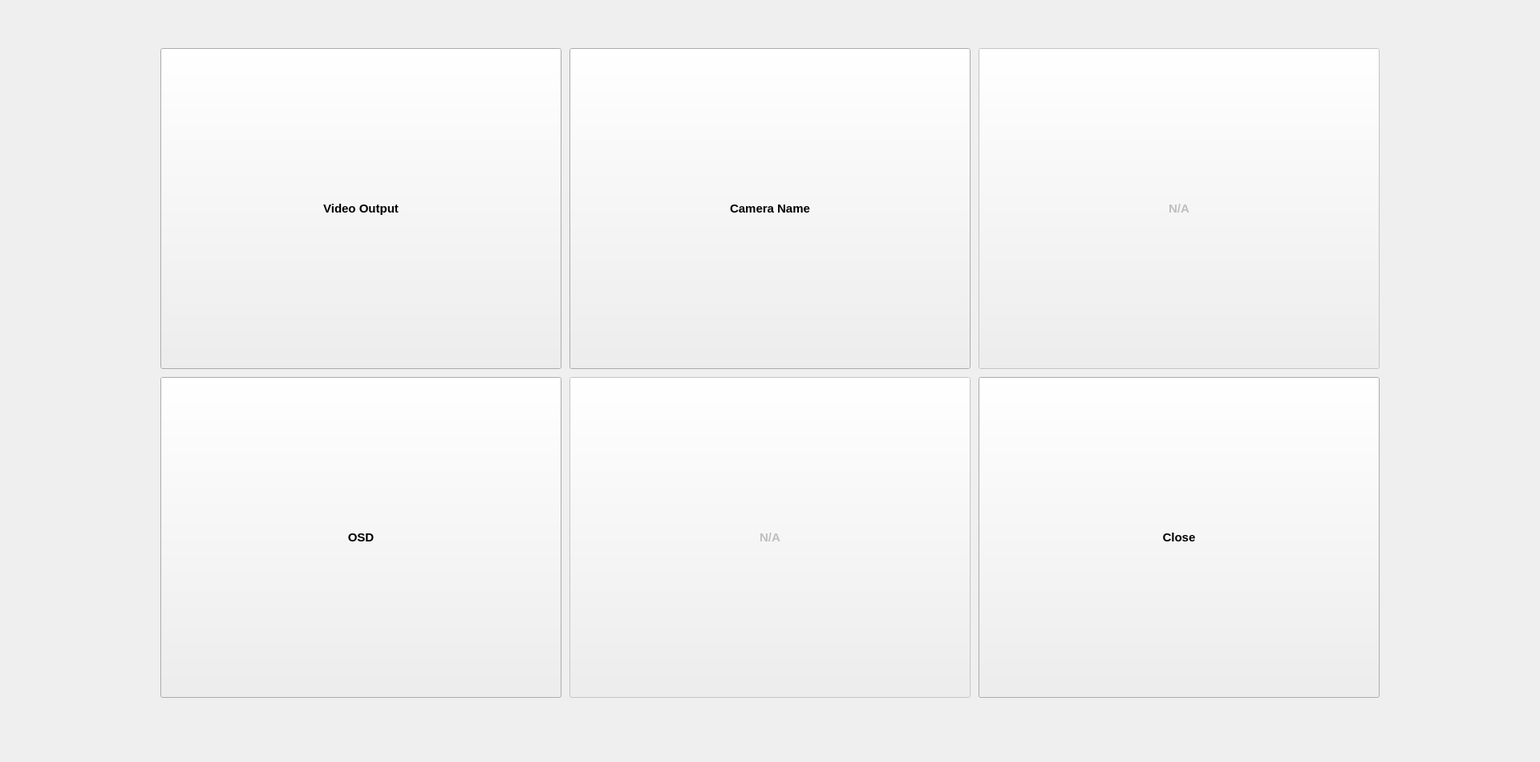
<?xml version="1.0" encoding="UTF-8"?>
<ui version="4.0">
 <class>DisplayPage1080p</class>
 <widget class="QWidget" name="DisplayPage1080p">
  <property name="enabled">
   <bool>true</bool>
  </property>
  <property name="geometry">
   <rect>
    <x>0</x>
    <y>0</y>
    <width>1920</width>
    <height>950</height>
   </rect>
  </property>
  <property name="windowTitle">
   <string>Form</string>
  </property>
  <property name="autoFillBackground">
   <bool>true</bool>
  </property>
  <widget class="QPushButton" name="buttonClose">
   <property name="enabled">
    <bool>true</bool>
   </property>
   <property name="geometry">
    <rect>
     <x>1220</x>
     <y>470</y>
     <width>500</width>
     <height>400</height>
    </rect>
   </property>
   <property name="minimumSize">
    <size>
     <width>0</width>
     <height>150</height>
    </size>
   </property>
   <property name="font">
    <font>
     <pointsize>11</pointsize>
     <weight>75</weight>
     <italic>false</italic>
     <bold>true</bold>
    </font>
   </property>
   <property name="text">
    <string>Close</string>
   </property>
  </widget>
  <widget class="QPushButton" name="buttonCameraName">
   <property name="geometry">
    <rect>
     <x>710</x>
     <y>60</y>
     <width>500</width>
     <height>400</height>
    </rect>
   </property>
   <property name="minimumSize">
    <size>
     <width>0</width>
     <height>150</height>
    </size>
   </property>
   <property name="font">
    <font>
     <pointsize>11</pointsize>
     <weight>75</weight>
     <italic>false</italic>
     <bold>true</bold>
    </font>
   </property>
   <property name="text">
    <string>Camera Name</string>
   </property>
  </widget>
  <widget class="QPushButton" name="buttonSplitScreen">
   <property name="enabled">
    <bool>false</bool>
   </property>
   <property name="geometry">
    <rect>
     <x>710</x>
     <y>470</y>
     <width>500</width>
     <height>400</height>
    </rect>
   </property>
   <property name="sizePolicy">
    <sizepolicy hsizetype="Minimum" vsizetype="Fixed">
     <horstretch>0</horstretch>
     <verstretch>0</verstretch>
    </sizepolicy>
   </property>
   <property name="minimumSize">
    <size>
     <width>0</width>
     <height>150</height>
    </size>
   </property>
   <property name="font">
    <font>
     <pointsize>11</pointsize>
     <weight>75</weight>
     <italic>false</italic>
     <bold>true</bold>
    </font>
   </property>
   <property name="text">
    <string>N/A</string>
   </property>
  </widget>
  <widget class="QPushButton" name="buttonVideoOutput">
   <property name="geometry">
    <rect>
     <x>200</x>
     <y>60</y>
     <width>500</width>
     <height>400</height>
    </rect>
   </property>
   <property name="minimumSize">
    <size>
     <width>0</width>
     <height>150</height>
    </size>
   </property>
   <property name="font">
    <font>
     <pointsize>11</pointsize>
     <weight>75</weight>
     <italic>false</italic>
     <bold>true</bold>
    </font>
   </property>
   <property name="text">
    <string>Video Output</string>
   </property>
  </widget>
  <widget class="QPushButton" name="buttonOsd">
   <property name="geometry">
    <rect>
     <x>200</x>
     <y>470</y>
     <width>500</width>
     <height>400</height>
    </rect>
   </property>
   <property name="minimumSize">
    <size>
     <width>0</width>
     <height>150</height>
    </size>
   </property>
   <property name="font">
    <font>
     <pointsize>11</pointsize>
     <weight>75</weight>
     <italic>false</italic>
     <bold>true</bold>
    </font>
   </property>
   <property name="text">
    <string>OSD</string>
   </property>
  </widget>
  <widget class="QPushButton" name="buttonEtc">
   <property name="enabled">
    <bool>false</bool>
   </property>
   <property name="geometry">
    <rect>
     <x>1220</x>
     <y>60</y>
     <width>500</width>
     <height>400</height>
    </rect>
   </property>
   <property name="minimumSize">
    <size>
     <width>0</width>
     <height>150</height>
    </size>
   </property>
   <property name="font">
    <font>
     <pointsize>11</pointsize>
     <weight>75</weight>
     <italic>false</italic>
     <bold>true</bold>
    </font>
   </property>
   <property name="text">
    <string>N/A</string>
   </property>
   <property name="default">
    <bool>false</bool>
   </property>
   <property name="flat">
    <bool>false</bool>
   </property>
  </widget>
 </widget>
 <resources/>
 <connections/>
</ui>
